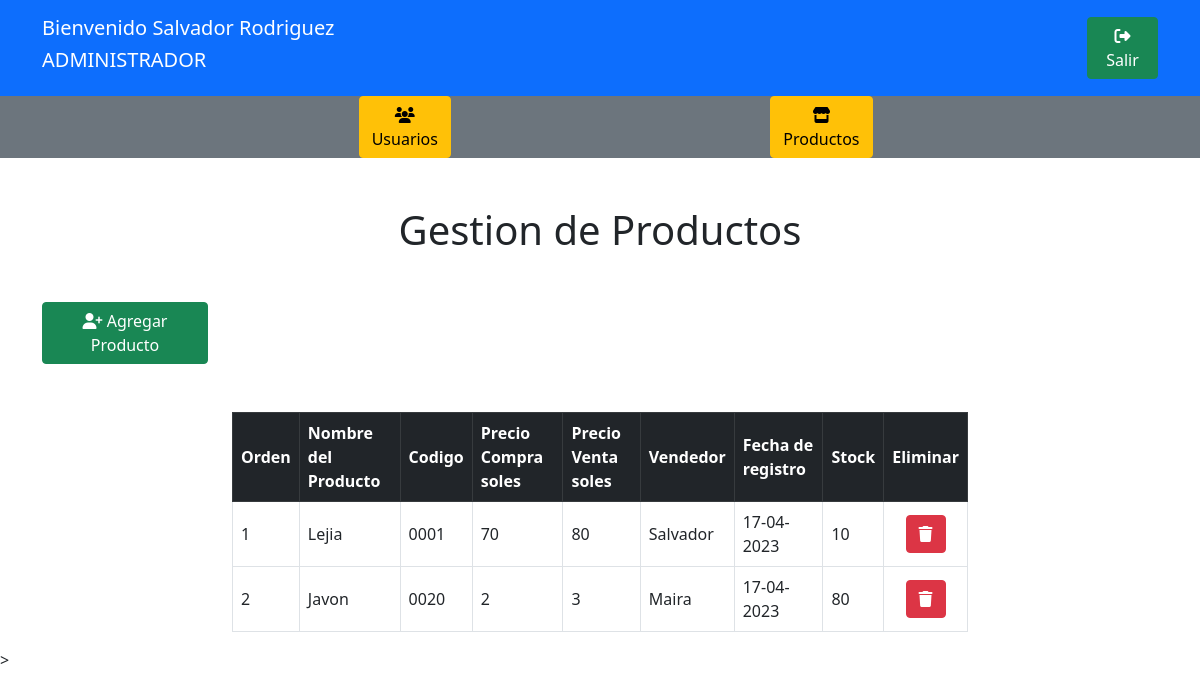
The app's page /gestionProductos (signed in) with its own data.
### gestion_tienda/models.py (models this page shows)
class datosUsuario(models.Model):
    user = models.OneToOneField(User, on_delete=models.CASCADE)
    rolUsuario = models.CharField(max_length=32, default='VENDEDOR')
    nroCelular = models.CharField(max_length=32, default='000000000')
    fechaIngreso = models.DateField(default=date.today)

class datosProducto(models.Model):
    vendedor = models.ForeignKey(User, on_delete=models.CASCADE)
    nameProducto = models.CharField(max_length=32, default='000000000')
    codigo = models.CharField(max_length=32, default='000000000')
    precioCompra = models.CharField(max_length=32, default='0')
    PrecioVenta = models.CharField(max_length=32, default='0')
    stockProducto = models.CharField(max_length=32, default='0')
    fechaventa = models.DateField(default=date.today)

### gestion_tienda/views.py (the view)
# urls.py: path('gestionProductos', views.gestionProductos, name='gestionProductos'),
@login_required(login_url="http://127.0.0.1:8000/")
def gestionProductos(request):
    return render(request, 'gestionProductos.html', {
        'productosTotales': datosProducto.objects.all().order_by('id')
    })

### gestion_tienda/templates/gestionProductos.html (shortened to what this page needs)
{% load static %}
<!DOCTYPE html>
<html>
    <head>
        <link href="https://cdn.jsdelivr.net/npm/bootstrap@5.0.2/dist/css/bootstrap.min.css" rel="stylesheet">
        <link rel="stylesheet" href="https://cdnjs.cloudflare.com/ajax/libs/font-awesome/6.4.0/css/all.min.css" />
    </head>
    <body>
        <div class="bg-primary">
            <div class="container">
                <div class="row justify-content-between align-items-center">
                    <div class="col-4 mt-3 mb-3 text-white">
                        <div class="row">
                            <h5>Bienvenido {{ user.first_name }} {{ user.last_name }}</h5>
                        </div>
                        <div class="row">
                            <h5>{{ user.datosusuario.rolUsuario }}</h5>
                        </div>
                    </div>
                    <div class="col-1">
                        <a class="btn btn-success" href="{% url 'gestion_tienda:cerrarSesion' %}"><i class="fa-solid fa-right-from-bracket"></i> Salir</a>
                    </div>
                </div>
            </div>
        </div>
        {% if user.datosusuario.rolUsuario == 'ADMINISTRADOR' %}
        <div class="bg-secondary">
            <div class="container">
                <div class="row justify-content-evenly align-items-center">
                    <div class="col-1">
                        <a class="btn btn-warning" href="{% url 'gestion_tienda:gestionUsuarios' %}"><i class="fa-solid fa-users"></i> Usuarios</a>
                    </div>
                    <div class="col-1">
                        <a class="btn btn-warning" href="{% url 'gestion_tienda:gestionProductos' %}"><i class="fa-sharp fa-solid fa-store"></i> Productos</a>
                    </div>
                </div>
            </div>
        </div>
        {% endif %}
        <div class="mt-5 text-center">
            <h1>Gestion de Productos</h5>
        </div>
        <div class="mt-5 container">
            <div class="row justify-content-between">
                <div class="col-2">
                    <button class="btn btn-success" data-bs-toggle="modal" data-bs-target="#nuevoProducto"><i class="fa-solid fa-user-plus"></i> Agregar Producto</button>
                </div>
            </div>
        </div>
        <div class="mt-5 container">
            <div class="row justify-content-center">
                <div class="col-8">
                    <table class="table table-bordered align-middle">
                        <thead class="table-dark align-middle">
                            <th>Orden</th>
                            <th>Nombre del Producto</th>
                            <th>Codigo</th>
                            <th>Precio Compra soles</th>
                            <th>Precio Venta soles</th>
                            <th>Vendedor</th>
                            <th>Fecha de registro</th>
                            <th>Stock</th>
                            <th>Eliminar</th>
                        </thead>
                        <tbody>
                            {% for producto in productosTotales %}
                                <tr>
                                    <td>{{ forloop.counter }}</td>
                                    <td>{{ producto.nameProducto }}</td>
                                    <td>{{ producto.codigo }}</td>
                                    <td>{{ producto.precioCompra }}</td>
                                    <td>{{ producto.PrecioVenta }}</td>
                                    <td>{{ producto.vendedor }}</td>
                                    <td>{{ producto.fechaventa|date:"d-m-Y" }}</td>
                                    <td>{{ producto.stockProducto }}</td>
                                    <td class="text-center"><a href="{% url 'gestion_tienda:eliminarProducto' producto.id %}" class="btn btn-danger"><i class="fa-solid fa-trash"></i></a></td>
                                </tr>
                            {% endfor %}
                        </tbody>
                    </table>
                </div>
            </div>
        </div>
    </body>
</html>

### records on screen
datosProducto: nameProducto "Lejia", codigo "0001", precioCompra "70", PrecioVenta "80", vendedor "Salvador", fechaventa "17-04-2023", stockProducto "10"
datosProducto: nameProducto "Javon", codigo "0020", precioCompra "2", PrecioVenta "3", vendedor "Maira", fechaventa "17-04-2023", stockProducto "80"

### other values on screen
{{ user.first_name }} "Salvador"
{{ user.last_name }} "Rodriguez"
{{ user.datosusuario.rolUsuario }} "ADMINISTRADOR"
